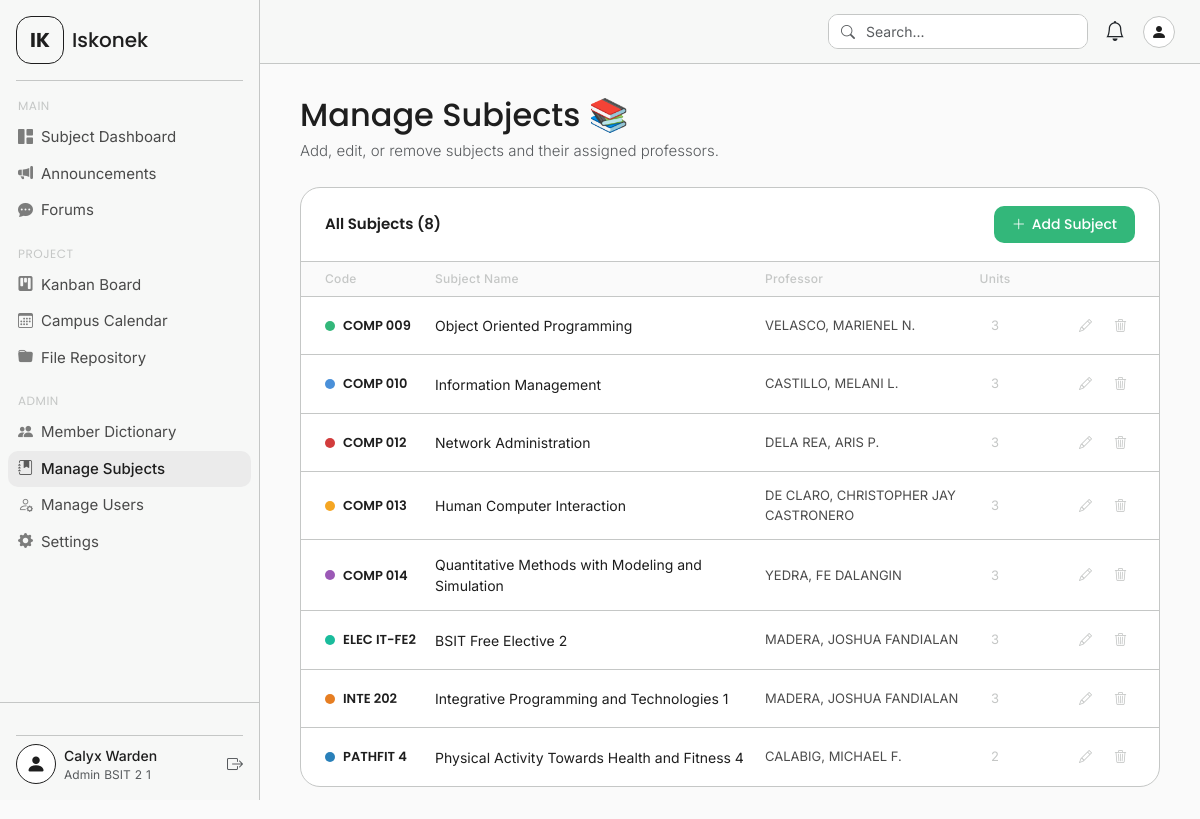
Screenshot of /manage_subjects.php (signed in) with the database file from the repository.
### tables this page shows
CREATE TABLE `subjects` (
  `id` int(11) NOT NULL,
  `code` varchar(20) NOT NULL,
  `name` varchar(160) NOT NULL,
  `instructor` varchar(120) DEFAULT NULL,
  `units` tinyint(4) DEFAULT 3,
  `enroll_key` varchar(40) NOT NULL,
  `color` varchar(10) DEFAULT '#33b77a',
  `semester` varchar(40) DEFAULT '2nd Sem, A.Y. 2024-25',
  `created_at` timestamp NOT NULL DEFAULT current_timestamp()
);

### manage_subjects.php (the view, shortened to what this page needs)
<?php
require_once 'includes/config.php';
$subjects_query = $conn->query("SELECT * FROM subjects ORDER BY code");
$subjects = $subjects_query->fetch_all(MYSQLI_ASSOC);
?>
<!DOCTYPE html>
<html lang="en">
<head>
  <link href="https://cdn.jsdelivr.net/npm/bootstrap@5.3.3/dist/css/bootstrap.min.css" rel="stylesheet">
  <link href="https://cdn.jsdelivr.net/npm/bootstrap-icons@1.11.3/font/bootstrap-icons.min.css" rel="stylesheet">
  <link href="assets/css/style.css" rel="stylesheet">
</head>
<body>
<div class="app-wrapper">
  <?php include 'includes/sidebar.php'; ?>
  <div class="main-content">
    <?php include 'includes/navbar.php'; ?>
    <div class="page-body">
      <div class="mb-4">
        <h2 class="hero-greeting mb-1">Manage Subjects 📚</h2>
        <p class="hero-sub text-muted">Add, edit, or remove subjects and their assigned professors.</p>
      </div>
      <div class="subjects-panel">
        <div class="subjects-panel-header">
          <p class="subjects-panel-title">All Subjects (<?= count($subjects) ?>)</p>
          <button class="btn-new-subject" data-bs-toggle="modal" data-bs-target="#subjectModal"
                  onclick="openAddModal()">
            <i class="bi bi-plus-lg"></i> Add Subject
          </button>
        </div>
        <?php if (empty($subjects)): ?>
          <div class="subjects-empty">
            <i class="bi bi-journal-bookmark"></i>
            <p class="mb-1 fw-medium" style="font-size:15px;">No subjects yet</p>
            <p style="font-size:13px;">Add your first subject to get started.</p>
          </div>
        <?php else: ?>
          <div class="subject-table-header">
            <span>Code</span>
            <span>Subject Name</span>
            <span>Professor</span>
            <span style="text-align:center;">Units</span>
            <span></span>
          </div>
          <?php foreach ($subjects as $subj): ?>
            <div class="subject-row">
              <div class="subject-code">
                <span class="subject-color-dot" style="background:<?= htmlspecialchars($subj['color']) ?>;"></span>
                <?= htmlspecialchars($subj['code']) ?>
              </div>
              <div class="subject-name"><?= htmlspecialchars($subj['name']) ?></div>
              <div class="subject-instructor"><?= htmlspecialchars($subj['instructor'] ?? '—') ?></div>
              <div class="subject-units" style="text-align:center;"><?= (int)$subj['units'] ?></div>
              <div class="subject-actions">
                <button class="btn-edit-subj" title="Edit"
                        onclick='openEditModal(<?= json_encode($subj) ?>)'>
                  <i class="bi bi-pencil"></i>
                </button>
                <button class="btn-delete-subj" title="Delete"
                        onclick="confirmDelete(<?= $subj['id'] ?>, '<?= htmlspecialchars(addslashes($subj['code'])) ?>')">
                  <i class="bi bi-trash3"></i>
                </button>
              </div>
            </div>
          <?php endforeach; ?>
        <?php endif; ?>
      </div>
    </div>
  </div>
</div>
</body>
</html>

### includes/sidebar.php (shortened to what this page needs)
<?php
$current_page = basename($_SERVER['PHP_SELF']);
?>
<div class="sidebar d-flex flex-column" id="sidebar">
    <div class="sidebar-logo px-3 pt-3 pb-2">
        <div class="d-flex align-items-center gap-2">
            <div class="logo-icon d-flex align-items-center justify-content-center">
                <span class="fw-bold fs-5">IK</span>
            </div>
            <span class="logo-text fw-medium fs-5">Iskonek</span>
        </div>
        <hr class="sidebar-divider mt-3 mb-0">
    </div>
    <nav class="sidebar-nav flex-grow-1 px-2 pt-2">
        <p class="nav-section-label">MAIN</p>
        <ul class="nav flex-column">
            <li class="nav-item">
                <a href="dashboard.php"
                    class="nav-link sidebar-link <?= $current_page === 'dashboard.php' ? 'active' : '' ?>">
                    <i class="bi bi-grid-1x2-fill me-2"></i>
                    Subject Dashboard
                </a>
            </li>
            <li class="nav-item">
                <a href="announcements.php"
                    class="nav-link sidebar-link <?= $current_page === 'announcements.php' ? 'active' : '' ?>">
                    <i class="bi bi-megaphone-fill me-2"></i>
                    Announcements
                </a>
            </li>
            <li class="nav-item">
                <a href="forums.php"
                    class="nav-link sidebar-link <?= $current_page === 'forums.php' ? 'active' : '' ?>">
                    <i class="bi bi-chat-dots-fill me-2"></i>
                    Forums
                </a>
            </li>
        </ul>
        <p class="nav-section-label mt-3">PROJECT</p>
        <ul class="nav flex-column">
            <li class="nav-item">
                <a href="pages/kanban.php"
                    class="nav-link sidebar-link <?= $current_page === 'kanban.php' ? 'active' : '' ?>">
                    <i class="bi bi-kanban-fill me-2"></i>
                    Kanban Board
                </a>
            </li>
            <li class="nav-item">
                <a href="calendar.php"
                    class="nav-link sidebar-link <?= $current_page === 'calendar.php' ? 'active' : '' ?>">
                    <i class="bi bi-calendar3 me-2"></i>
                    Campus Calendar
                </a>
            </li>
            <li class="nav-item">
                <a href="files.php" class="nav-link sidebar-link <?= $current_page === 'files.php' ? 'active' : '' ?>">
                    <i class="bi bi-folder-fill me-2"></i>
                    File Repository
                </a>
            </li>
        </ul>
        <p class="nav-section-label mt-3">ADMIN</p>
        <ul class="nav flex-column">
            <li class="nav-item">
                <a href="members.php"
                    class="nav-link sidebar-link <?= $current_page === 'members.php' ? 'active' : '' ?>">
                    <i class="bi bi-people-fill me-2"></i>
                    Member Dictionary
                </a>
            </li>
            <?php if (strtolower($_SESSION['role'] ?? '') === 'admin'): ?>
                <li class="nav-item">
                    <a href="manage_subjects.php"
                        class="nav-link sidebar-link <?= $current_page === 'manage_subjects.php' ? 'active' : '' ?>">
                        <i class="bi bi-journal-bookmark-fill me-2"></i>
                        Manage Subjects
                    </a>
                </li>
                <li class="nav-item">
                    <a href="manage_users.php"
                        class="nav-link sidebar-link <?= $current_page === 'manage_users.php' ? 'active' : '' ?>">
                        <i class="bi bi-person-gear me-2"></i>
                        Manage Users
                    </a>
                </li>
            <?php endif; ?>
            <li class="nav-item">
                <a href="settings.php"
                    class="nav-link sidebar-link <?= $current_page === 'settings.php' ? 'active' : '' ?>">
                    <i class="bi bi-gear-fill me-2"></i>
                    Settings
                </a>
            </li>
        </ul>
    </nav>
    <div class="sidebar-account px-3 py-3">
        <hr class="sidebar-divider mb-2">
        <div class="d-flex align-items-center gap-2">
            <div class="avatar-circle d-flex align-items-center justify-content-center">
                <i class="bi bi-person-fill fs-5"></i>
            </div>
            <div class="flex-grow-1 overflow-hidden">
                <p class="mb-0 fw-medium text-truncate small" style="font-size:14px;">
                    <?= isset($_SESSION['full_name']) ? htmlspecialchars($_SESSION['full_name']) : '' ?>
                </p>
                <div class="d-flex gap-1 flex-row">
                    <p class="mb-0 text-muted" style="font-size:12px;">
                        <?= isset($_SESSION['role']) ? htmlspecialchars($_SESSION['role']) : '' ?>
                    </p>
                    <p class="mb-0 text-muted" style="font-size:12px;">
                        <?= isset($_SESSION['program']) ? htmlspecialchars($_SESSION['program']) : '' ?>
                    </p>
                    <p class="mb-0 text-muted" style="font-size:12px;">
                        <?= isset($_SESSION['year']) ? htmlspecialchars($_SESSION['year']) : '' ?>
                    </p>
                    <p class="mb-0 text-muted" style="font-size:12px;">
                        <?= isset($_SESSION['section']) ? htmlspecialchars($_SESSION['section']) : '' ?>
                    </p>
                </div>
            </div>
            <a href="logout.php" class="text-muted logout-btn" title="Logout">
                <i class="bi bi-box-arrow-right"></i>
            </a>
        </div>
    </div>
</div>

### includes/navbar.php (shortened to what this page needs)
<nav class="top-navbar d-flex align-items-center justify-content-between px-4">
    <div class="search-wrapper me-3">
        <div class="input-group">
            <span class="input-group-text bg-white border-end-0">
                <i class="bi bi-search text-muted"></i>
            </span>
            <input type="text" class="form-control border-start-0 ps-0" placeholder="Search..." id="globalSearch">
        </div>
    </div>
    <div class="d-flex align-items-center gap-3">
        <div class="position-relative" id="notifWrapper">
            <button class="btn btn-link text-dark p-0" id="notifBtn" data-bs-toggle="dropdown" aria-expanded="false"
                    onclick="markAllRead()">
                <i class="bi bi-bell fs-5"></i>
            </button>
        </div>
        <div class="dropdown">
            <button class="btn btn-link p-0 text-dark" data-bs-toggle="dropdown">
                <div class="avatar-circle-sm d-flex align-items-center justify-content-center">
                    <i class="bi bi-person-fill"></i>
                </div>
            </button>
        </div>
    </div>
</nav>

### assets/css/style.css (style rules this page uses)
:root { --sidebar-width: 260px; --navbar-height: 64px; --bg-main: #fafafa; --bg-sidebar: #f7f8f7; --border-color: #c5c7c6; --hover-bg: #ebebeb; --text-primary: #1e1e1e; --text-secondary: rgba(30, 30, 30, 0.8); --text-muted: #c5c7c6; --accent-green: #33b77a; --accent-red: #d23c3c; --font-main: 'Inter', sans-serif; --font-heading: 'Poppins', sans-serif; }
* { box-sizing: border-box; }
body { font-family: var(--font-main); background-color: var(--bg-main); color: var(--text-primary); overflow-x: hidden; }
.app-wrapper { display: flex; min-height: 100vh; }
.sidebar { width: var(--sidebar-width); min-width: var(--sidebar-width); max-width: var(--sidebar-width); height: 100vh; position: fixed; top: 0; left: 0; background-color: var(--bg-sidebar); border-right: 1px solid var(--border-color); z-index: 1000; overflow-y: auto; transition: transform 0.3s ease; }
.sidebar-divider { border-color: var(--border-color); opacity: 1; }
.logo-icon { width: 48px; height: 48px; border: 1px solid var(--text-primary); border-radius: 15px; font-family: var(--font-heading); font-size: 18px; }
.logo-text { font-family: var(--font-heading); color: var(--text-primary); }
.nav-section-label { font-family: var(--font-heading); font-size: 12px; color: var(--text-muted); letter-spacing: 0.5px; padding: 0 10px; margin-bottom: 4px; }
.sidebar-link { display: flex; align-items: center; color: var(--text-secondary); font-size: 15px; padding: 7px 10px; border-radius: 10px; transition: background-color 0.15s ease; text-decoration: none; }
.sidebar-link.active { background-color: var(--hover-bg); color: var(--text-primary); font-weight: 500; }
.sidebar-link i { font-size: 15px; opacity: 0.7; }
.avatar-circle { width: 40px; height: 40px; min-width: 40px; border: 1px solid var(--text-primary); border-radius: 50%; color: var(--text-primary); background: white; }
.avatar-circle-sm { width: 32px; height: 32px; border: 1px solid var(--border-color); border-radius: 50%; background: white; color: var(--text-primary); }
.logout-btn { text-decoration: none; font-size: 16px; transition: color 0.15s; }
.sidebar-account { border-top: 1px solid var(--border-color); background-color: var(--bg-sidebar); }
.main-content { margin-left: var(--sidebar-width); flex: 1; display: flex; flex-direction: column; min-height: 100vh; }
.top-navbar { height: var(--navbar-height); background-color: var(--bg-sidebar); border-bottom: 1px solid var(--border-color); position: sticky; top: 0; z-index: 999; }
.search-wrapper { width: 260px; }
.search-wrapper .input-group { border: 1px solid var(--border-color); border-radius: 10px; overflow: hidden; background: white; }
.search-wrapper .form-control, .search-wrapper .input-group-text { border: none; box-shadow: none; background: white; font-size: 14px; }
.page-body { padding: 32px 40px; flex: 1; }
.hero-greeting { font-family: var(--font-heading); font-size: 32px; font-weight: 500; color: var(--text-primary); line-height: 1.2; }
.hero-sub { font-size: 15px; font-weight: 300; color: var(--text-primary); margin-top: 6px; }

### rows the page displays
subjects: code "COMP 009", name "Object Oriented Programming", instructor "VELASCO, MARIENEL N.", units "3"
subjects: code "COMP 010", name "Information Management", instructor "CASTILLO, MELANI L.", units "3"
subjects: code "COMP 012", name "Network Administration", instructor "DELA REA, ARIS P.", units "3"
subjects: code "COMP 013", name "Human Computer Interaction", instructor "DE CLARO, CHRISTOPHER JAY CASTRONERO", units "3"
subjects: code "COMP 014", name "Quantitative Methods with Modeling and Simulation", instructor "YEDRA, FE DALANGIN", units "3"
subjects: code "ELEC IT-FE2", name "BSIT Free Elective 2", instructor "MADERA, JOSHUA FANDIALAN", units "3"
subjects: code "INTE 202", name "Integrative Programming and Technologies 1", instructor "MADERA, JOSHUA FANDIALAN", units "3"
subjects: code "PATHFIT 4", name "Physical Activity Towards Health and Fitness 4", instructor "CALABIG, MICHAEL F.", units "2"

### other values shown
$_SESSION['full_name'] "Calyx Warden"
$_SESSION['role'] "Admin"
$_SESSION['program'] "BSIT"
$_SESSION['year'] "2"
$_SESSION['section'] "1"
count($subjects) "8"
